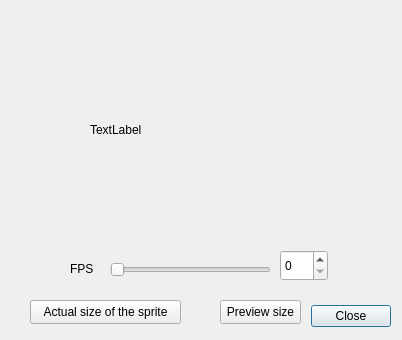
<?xml version="1.0" encoding="UTF-8"?>
<ui version="4.0">
 <class>PreviewWindow</class>
 <widget class="QDialog" name="PreviewWindow">
  <property name="geometry">
   <rect>
    <x>0</x>
    <y>0</y>
    <width>402</width>
    <height>340</height>
   </rect>
  </property>
  <property name="windowTitle">
   <string>Dialog</string>
  </property>
  <widget class="QDialogButtonBox" name="buttonBox">
   <property name="geometry">
    <rect>
     <x>50</x>
     <y>300</y>
     <width>341</width>
     <height>32</height>
    </rect>
   </property>
   <property name="orientation">
    <enum>Qt::Horizontal</enum>
   </property>
   <property name="standardButtons">
    <set>QDialogButtonBox::Close</set>
   </property>
  </widget>
  <widget class="QLabel" name="label">
   <property name="geometry">
    <rect>
     <x>90</x>
     <y>30</y>
     <width>200</width>
     <height>200</height>
    </rect>
   </property>
   <property name="text">
    <string>TextLabel</string>
   </property>
  </widget>
  <widget class="QLabel" name="label_2">
   <property name="geometry">
    <rect>
     <x>70</x>
     <y>260</y>
     <width>31</width>
     <height>17</height>
    </rect>
   </property>
   <property name="text">
    <string>FPS</string>
   </property>
  </widget>
  <widget class="QSpinBox" name="spinBox">
   <property name="geometry">
    <rect>
     <x>280</x>
     <y>250</y>
     <width>48</width>
     <height>31</height>
    </rect>
   </property>
  </widget>
  <widget class="QSlider" name="slider">
   <property name="geometry">
    <rect>
     <x>110</x>
     <y>260</y>
     <width>161</width>
     <height>20</height>
    </rect>
   </property>
   <property name="orientation">
    <enum>Qt::Horizontal</enum>
   </property>
  </widget>
  <widget class="QPushButton" name="rSize">
   <property name="geometry">
    <rect>
     <x>30</x>
     <y>300</y>
     <width>151</width>
     <height>24</height>
    </rect>
   </property>
   <property name="text">
    <string>Actual size of the sprite</string>
   </property>
  </widget>
  <widget class="QPushButton" name="pwSize">
   <property name="geometry">
    <rect>
     <x>220</x>
     <y>300</y>
     <width>81</width>
     <height>24</height>
    </rect>
   </property>
   <property name="text">
    <string>Preview size</string>
   </property>
  </widget>
 </widget>
 <resources/>
 <connections>
  <connection>
   <sender>buttonBox</sender>
   <signal>accepted()</signal>
   <receiver>PreviewWindow</receiver>
   <slot>accept()</slot>
   <hints>
    <hint type="sourcelabel">
     <x>248</x>
     <y>254</y>
    </hint>
    <hint type="destinationlabel">
     <x>157</x>
     <y>274</y>
    </hint>
   </hints>
  </connection>
  <connection>
   <sender>buttonBox</sender>
   <signal>rejected()</signal>
   <receiver>PreviewWindow</receiver>
   <slot>reject()</slot>
   <hints>
    <hint type="sourcelabel">
     <x>316</x>
     <y>260</y>
    </hint>
    <hint type="destinationlabel">
     <x>286</x>
     <y>274</y>
    </hint>
   </hints>
  </connection>
 </connections>
</ui>
